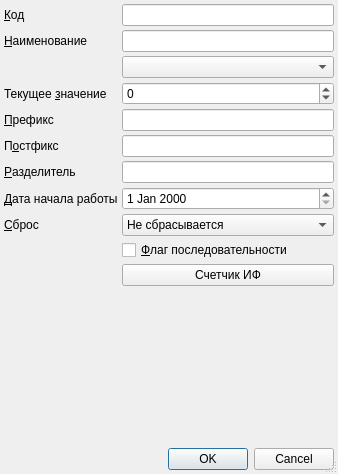
<?xml version="1.0" encoding="UTF-8"?>
<ui version="4.0">
 <class>RBCounterEditor</class>
 <widget class="QDialog" name="RBCounterEditor">
  <property name="geometry">
   <rect>
    <x>0</x>
    <y>0</y>
    <width>338</width>
    <height>474</height>
   </rect>
  </property>
  <property name="sizePolicy">
   <sizepolicy hsizetype="Minimum" vsizetype="Minimum">
    <horstretch>0</horstretch>
    <verstretch>0</verstretch>
   </sizepolicy>
  </property>
  <property name="windowTitle">
   <string>Dialog</string>
  </property>
  <property name="sizeGripEnabled">
   <bool>true</bool>
  </property>
  <layout class="QGridLayout" name="gridLayout">
   <property name="margin">
    <number>4</number>
   </property>
   <property name="spacing">
    <number>4</number>
   </property>
   <item row="15" column="0" colspan="2">
    <widget class="QDialogButtonBox" name="buttonBox">
     <property name="orientation">
      <enum>Qt::Horizontal</enum>
     </property>
     <property name="standardButtons">
      <set>QDialogButtonBox::Cancel|QDialogButtonBox::Ok</set>
     </property>
    </widget>
   </item>
   <item row="0" column="0">
    <widget class="QLabel" name="lblCode">
     <property name="text">
      <string>&amp;Код</string>
     </property>
     <property name="buddy">
      <cstring>edtCode</cstring>
     </property>
    </widget>
   </item>
   <item row="0" column="1">
    <widget class="QLineEdit" name="edtCode"/>
   </item>
   <item row="2" column="0">
    <widget class="QLabel" name="lblName">
     <property name="text">
      <string>&amp;Наименование</string>
     </property>
     <property name="buddy">
      <cstring>edtName</cstring>
     </property>
    </widget>
   </item>
   <item row="2" column="1">
    <widget class="QLineEdit" name="edtName"/>
   </item>
   <item row="5" column="0">
    <widget class="QLabel" name="lblValue">
     <property name="text">
      <string>Текущее &amp;значение</string>
     </property>
     <property name="buddy">
      <cstring>edtValue</cstring>
     </property>
    </widget>
   </item>
   <item row="5" column="1">
    <widget class="CBigIntSpinBox" name="edtValue">
     <property name="minimum">
      <number>-2147483647</number>
     </property>
     <property name="maximum">
      <number>2147483647</number>
     </property>
    </widget>
   </item>
   <item row="6" column="0">
    <widget class="QLabel" name="lblPrefix">
     <property name="text">
      <string>&amp;Префикс</string>
     </property>
     <property name="buddy">
      <cstring>edtPrefix</cstring>
     </property>
    </widget>
   </item>
   <item row="6" column="1">
    <widget class="QLineEdit" name="edtPrefix">
     <property name="toolTip">
      <string>&lt;html&gt;&lt;head/&gt;&lt;body&gt;&lt;p&gt;Разделенные через точку с запятой блоки данных (без кавычек): &lt;/p&gt;&lt;ul style=&quot;margin-top: 0px; margin-bottom: 0px; margin-left: 0px; margin-right: 0px; -qt-list-indent: 1;&quot;&gt;&lt;li style=&quot; margin-top:12px; margin-bottom:0px; margin-left:0px; margin-right:0px; -qt-block-indent:0; text-indent:0px;&quot;&gt;&amp;quot;&lt;span style=&quot; font-weight:600;&quot;&gt;date(&lt;/span&gt;&lt;span style=&quot; font-style:italic;&quot;&gt;&amp;lt;формат_даты&amp;gt;&lt;/span&gt;&lt;span style=&quot; font-weight:600;&quot;&gt;)&lt;/span&gt;&amp;quot; - текущая дата (на момент формирования имени) в указанном формате &lt;/li&gt;&lt;ul type=&quot;circle&quot; style=&quot;margin-top: 0px; margin-bottom: 0px; margin-left: 0px; margin-right: 0px; -qt-list-indent: 2;&quot;&gt;&lt;li style=&quot; margin-top:0px; margin-bottom:0px; margin-left:0px; margin-right:0px; -qt-block-indent:0; text-indent:0px;&quot;&gt;&amp;quot;&lt;span style=&quot; font-style:italic;&quot;&gt;D&lt;/span&gt;&amp;quot; или &amp;quot;&lt;span style=&quot; font-style:italic;&quot;&gt;d&lt;/span&gt;&amp;quot; - обозначение дня без предшествующего нуля (&lt;span style=&quot; font-style:italic;&quot;&gt;1-31&lt;/span&gt;). &lt;/li&gt;&lt;li style=&quot; margin-top:0px; margin-bottom:0px; margin-left:0px; margin-right:0px; -qt-block-indent:0; text-indent:0px;&quot;&gt;&amp;quot;&lt;span style=&quot; font-style:italic;&quot;&gt;DD&lt;/span&gt;&amp;quot; или &amp;quot;&lt;span style=&quot; font-style:italic;&quot;&gt;dd&lt;/span&gt;&amp;quot; - обозначение дня с предшествующим нулем (&lt;span style=&quot; font-style:italic;&quot;&gt;01-31&lt;/span&gt;). &lt;/li&gt;&lt;li style=&quot; margin-top:0px; margin-bottom:0px; margin-left:0px; margin-right:0px; -qt-block-indent:0; text-indent:0px;&quot;&gt;&amp;quot;&lt;span style=&quot; font-style:italic;&quot;&gt;DDD&lt;/span&gt;&amp;quot; или &amp;quot;&lt;span style=&quot; font-style:italic;&quot;&gt;ddd&lt;/span&gt;&amp;quot; - обозначение дня в виде сокращенного наименования недели в соотв. с локалью системы(&lt;span style=&quot; font-style:italic;&quot;&gt;Mon-Su&lt;/span&gt;n). &lt;/li&gt;&lt;li style=&quot; margin-top:0px; margin-bottom:0px; margin-left:0px; margin-right:0px; -qt-block-indent:0; text-indent:0px;&quot;&gt;&amp;quot;&lt;span style=&quot; font-style:italic;&quot;&gt;DDDD&lt;/span&gt;&amp;quot; или &amp;quot;&lt;span style=&quot; font-style:italic;&quot;&gt;dddd&lt;/span&gt;&amp;quot; - обозначение дня в виде полного наименования недели в соотв. с локалью системы (&lt;span style=&quot; font-style:italic;&quot;&gt;Monday-Sunday&lt;/span&gt;). &lt;/li&gt;&lt;li style=&quot; margin-top:0px; margin-bottom:0px; margin-left:0px; margin-right:0px; -qt-block-indent:0; text-indent:0px;&quot;&gt;&amp;quot;&lt;span style=&quot; font-style:italic;&quot;&gt;M&lt;/span&gt;&amp;quot; или &amp;quot;&lt;span style=&quot; font-style:italic;&quot;&gt;m&lt;/span&gt;&amp;quot; - обозначение месяца без предшествующего нуля (&lt;span style=&quot; font-style:italic;&quot;&gt;1-12&lt;/span&gt;). &lt;/li&gt;&lt;li style=&quot; margin-top:0px; margin-bottom:0px; margin-left:0px; margin-right:0px; -qt-block-indent:0; text-indent:0px;&quot;&gt;&amp;quot;&lt;span style=&quot; font-style:italic;&quot;&gt;MM&lt;/span&gt;&amp;quot; или &amp;quot;&lt;span style=&quot; font-style:italic;&quot;&gt;mm&lt;/span&gt;&amp;quot; - обозначение месяца с предшествующим нулем (&lt;span style=&quot; font-style:italic;&quot;&gt;01-12&lt;/span&gt;). &lt;/li&gt;&lt;li style=&quot; margin-top:0px; margin-bottom:0px; margin-left:0px; margin-right:0px; -qt-block-indent:0; text-indent:0px;&quot;&gt;&amp;quot;&lt;span style=&quot; font-style:italic;&quot;&gt;MMM&lt;/span&gt;&amp;quot; или &amp;quot;&lt;span style=&quot; font-style:italic;&quot;&gt;mmm&lt;/span&gt;&amp;quot; - обозначение месяца в виде сокращенного имени в соотв. с локалью системы(&lt;span style=&quot; font-style:italic;&quot;&gt;Jan-Dec&lt;/span&gt;). &lt;/li&gt;&lt;li style=&quot; margin-top:0px; margin-bottom:0px; margin-left:0px; margin-right:0px; -qt-block-indent:0; text-indent:0px;&quot;&gt;&amp;quot;&lt;span style=&quot; font-style:italic;&quot;&gt;MMMM&lt;/span&gt;&amp;quot; или &amp;quot;&lt;span style=&quot; font-style:italic;&quot;&gt;mmmm&lt;/span&gt;&amp;quot; - обозначение месяца в виде полного имени в соотв. с локалью системы (&lt;span style=&quot; font-style:italic;&quot;&gt;January-December&lt;/span&gt;). &lt;/li&gt;&lt;li style=&quot; margin-top:0px; margin-bottom:0px; margin-left:0px; margin-right:0px; -qt-block-indent:0; text-indent:0px;&quot;&gt;&amp;quot;&lt;span style=&quot; font-style:italic;&quot;&gt;YY&lt;/span&gt;&amp;quot; или &amp;quot;&lt;span style=&quot; font-style:italic;&quot;&gt;yy&lt;/span&gt;&amp;quot; - обозначение года в двухзначном формате(&lt;span style=&quot; font-style:italic;&quot;&gt;00-99&lt;/span&gt;). &lt;/li&gt;&lt;li style=&quot; margin-top:0px; margin-bottom:0px; margin-left:0px; margin-right:0px; -qt-block-indent:0; text-indent:0px;&quot;&gt;&amp;quot;&lt;span style=&quot; font-style:italic;&quot;&gt;YYYY&lt;/span&gt;&amp;quot; или &amp;quot;&lt;span style=&quot; font-style:italic;&quot;&gt;yyyy&lt;/span&gt;&amp;quot; - обозначение года в четырехзначном формате(&lt;span style=&quot; font-style:italic;&quot;&gt;0000-9999&lt;/span&gt;). &lt;/li&gt;&lt;/ul&gt;&lt;li style=&quot; margin-top:0px; margin-bottom:0px; margin-left:0px; margin-right:0px; -qt-block-indent:0; text-indent:0px;&quot;&gt;&amp;quot;&lt;span style=&quot; font-weight:600;&quot;&gt;id(&lt;/span&gt;&lt;span style=&quot; font-style:italic;&quot;&gt;&amp;lt;код_внешней_системы&amp;gt;&lt;/span&gt;&lt;span style=&quot; font-weight:600;&quot;&gt;)&lt;/span&gt;&amp;quot; - Идентификатор пациента (ClientIdentification.identifier) в системе с кодом &lt;span style=&quot; font-style:italic;&quot;&gt;&amp;lt;код_внешней_системы&amp;gt;&lt;/span&gt; (rbAccountingSystem.code). &lt;/li&gt;&lt;li style=&quot; margin-top:0px; margin-bottom:12px; margin-left:0px; margin-right:0px; -qt-block-indent:0; text-indent:0px;&quot;&gt;&amp;quot;&lt;span style=&quot; font-weight:600;&quot;&gt;str(&lt;/span&gt;&lt;span style=&quot; font-style:italic;&quot;&gt;&amp;lt;произвольная_постоянная_строка&amp;gt;&lt;/span&gt;&lt;span style=&quot; font-weight:600;&quot;&gt;)&lt;/span&gt;&amp;quot; - постоянная произвольная строка.&lt;/li&gt;&lt;/ul&gt;&lt;p&gt;Пример: prefix = &amp;quot;&lt;span style=&quot; font-weight:600; font-style:italic;&quot;&gt;date(dd.MM.yyyy);str(__);id(test)&lt;/span&gt;&amp;quot;&lt;/p&gt;&lt;/body&gt;&lt;/html&gt;</string>
     </property>
    </widget>
   </item>
   <item row="8" column="0">
    <widget class="QLabel" name="lblSeparator">
     <property name="text">
      <string>&amp;Разделитель</string>
     </property>
     <property name="buddy">
      <cstring>edtSeparator</cstring>
     </property>
    </widget>
   </item>
   <item row="8" column="1">
    <widget class="QLineEdit" name="edtSeparator"/>
   </item>
   <item row="9" column="0">
    <widget class="QLabel" name="lblStartDate">
     <property name="text">
      <string>&amp;Дата начала работы</string>
     </property>
     <property name="buddy">
      <cstring>edtStartDate</cstring>
     </property>
    </widget>
   </item>
   <item row="9" column="1">
    <widget class="CDateEdit" name="edtStartDate"/>
   </item>
   <item row="10" column="0">
    <widget class="QLabel" name="lblReset">
     <property name="text">
      <string>&amp;Сброс</string>
     </property>
     <property name="buddy">
      <cstring>cmbReset</cstring>
     </property>
    </widget>
   </item>
   <item row="10" column="1">
    <widget class="QComboBox" name="cmbReset">
     <item>
      <property name="text">
       <string>Не сбрасывается</string>
      </property>
     </item>
     <item>
      <property name="text">
       <string>Через сутки</string>
      </property>
     </item>
     <item>
      <property name="text">
       <string>Через неделю</string>
      </property>
     </item>
     <item>
      <property name="text">
       <string>Через месяц</string>
      </property>
     </item>
     <item>
      <property name="text">
       <string>Через квартал</string>
      </property>
     </item>
     <item>
      <property name="text">
       <string>Через полугодие</string>
      </property>
     </item>
     <item>
      <property name="text">
       <string>Через год</string>
      </property>
     </item>
    </widget>
   </item>
   <item row="11" column="1">
    <widget class="QCheckBox" name="chkSequenceFlag">
     <property name="text">
      <string>&amp;Флаг последовательности</string>
     </property>
    </widget>
   </item>
   <item row="7" column="0">
    <widget class="QLabel" name="lblPostfix">
     <property name="text">
      <string>П&amp;остфикс</string>
     </property>
     <property name="buddy">
      <cstring>edtPostfix</cstring>
     </property>
    </widget>
   </item>
   <item row="7" column="1">
    <widget class="QLineEdit" name="edtPostfix">
     <property name="toolTip">
      <string>&lt;html&gt;&lt;head/&gt;&lt;body&gt;&lt;p&gt;Разделенные через точку с запятой блоки данных (без кавычек): &lt;/p&gt;&lt;ul style=&quot;margin-top: 0px; margin-bottom: 0px; margin-left: 0px; margin-right: 0px; -qt-list-indent: 1;&quot;&gt;&lt;li style=&quot; margin-top:12px; margin-bottom:0px; margin-left:0px; margin-right:0px; -qt-block-indent:0; text-indent:0px;&quot;&gt;&amp;quot;&lt;span style=&quot; font-weight:600;&quot;&gt;date(&lt;/span&gt;&lt;span style=&quot; font-style:italic;&quot;&gt;&amp;lt;формат_даты&amp;gt;&lt;/span&gt;&lt;span style=&quot; font-weight:600;&quot;&gt;)&lt;/span&gt;&amp;quot; - текущая дата (на момент формирования имени) в указанном формате &lt;/li&gt;&lt;ul type=&quot;circle&quot; style=&quot;margin-top: 0px; margin-bottom: 0px; margin-left: 0px; margin-right: 0px; -qt-list-indent: 2;&quot;&gt;&lt;li style=&quot; margin-top:0px; margin-bottom:0px; margin-left:0px; margin-right:0px; -qt-block-indent:0; text-indent:0px;&quot;&gt;&amp;quot;&lt;span style=&quot; font-style:italic;&quot;&gt;D&lt;/span&gt;&amp;quot; или &amp;quot;&lt;span style=&quot; font-style:italic;&quot;&gt;d&lt;/span&gt;&amp;quot; - обозначение дня без предшествующего нуля (&lt;span style=&quot; font-style:italic;&quot;&gt;1-31&lt;/span&gt;). &lt;/li&gt;&lt;li style=&quot; margin-top:0px; margin-bottom:0px; margin-left:0px; margin-right:0px; -qt-block-indent:0; text-indent:0px;&quot;&gt;&amp;quot;&lt;span style=&quot; font-style:italic;&quot;&gt;DD&lt;/span&gt;&amp;quot; или &amp;quot;&lt;span style=&quot; font-style:italic;&quot;&gt;dd&lt;/span&gt;&amp;quot; - обозначение дня с предшествующим нулем (&lt;span style=&quot; font-style:italic;&quot;&gt;01-31&lt;/span&gt;). &lt;/li&gt;&lt;li style=&quot; margin-top:0px; margin-bottom:0px; margin-left:0px; margin-right:0px; -qt-block-indent:0; text-indent:0px;&quot;&gt;&amp;quot;&lt;span style=&quot; font-style:italic;&quot;&gt;DDD&lt;/span&gt;&amp;quot; или &amp;quot;&lt;span style=&quot; font-style:italic;&quot;&gt;ddd&lt;/span&gt;&amp;quot; - обозначение дня в виде сокращенного наименования недели в соотв. с локалью системы(&lt;span style=&quot; font-style:italic;&quot;&gt;Mon-Su&lt;/span&gt;n). &lt;/li&gt;&lt;li style=&quot; margin-top:0px; margin-bottom:0px; margin-left:0px; margin-right:0px; -qt-block-indent:0; text-indent:0px;&quot;&gt;&amp;quot;&lt;span style=&quot; font-style:italic;&quot;&gt;DDDD&lt;/span&gt;&amp;quot; или &amp;quot;&lt;span style=&quot; font-style:italic;&quot;&gt;dddd&lt;/span&gt;&amp;quot; - обозначение дня в виде полного наименования недели в соотв. с локалью системы (&lt;span style=&quot; font-style:italic;&quot;&gt;Monday-Sunday&lt;/span&gt;). &lt;/li&gt;&lt;li style=&quot; margin-top:0px; margin-bottom:0px; margin-left:0px; margin-right:0px; -qt-block-indent:0; text-indent:0px;&quot;&gt;&amp;quot;&lt;span style=&quot; font-style:italic;&quot;&gt;M&lt;/span&gt;&amp;quot; или &amp;quot;&lt;span style=&quot; font-style:italic;&quot;&gt;m&lt;/span&gt;&amp;quot; - обозначение месяца без предшествующего нуля (&lt;span style=&quot; font-style:italic;&quot;&gt;1-12&lt;/span&gt;). &lt;/li&gt;&lt;li style=&quot; margin-top:0px; margin-bottom:0px; margin-left:0px; margin-right:0px; -qt-block-indent:0; text-indent:0px;&quot;&gt;&amp;quot;&lt;span style=&quot; font-style:italic;&quot;&gt;MM&lt;/span&gt;&amp;quot; или &amp;quot;&lt;span style=&quot; font-style:italic;&quot;&gt;mm&lt;/span&gt;&amp;quot; - обозначение месяца с предшествующим нулем (&lt;span style=&quot; font-style:italic;&quot;&gt;01-12&lt;/span&gt;). &lt;/li&gt;&lt;li style=&quot; margin-top:0px; margin-bottom:0px; margin-left:0px; margin-right:0px; -qt-block-indent:0; text-indent:0px;&quot;&gt;&amp;quot;&lt;span style=&quot; font-style:italic;&quot;&gt;MMM&lt;/span&gt;&amp;quot; или &amp;quot;&lt;span style=&quot; font-style:italic;&quot;&gt;mmm&lt;/span&gt;&amp;quot; - обозначение месяца в виде сокращенного имени в соотв. с локалью системы(&lt;span style=&quot; font-style:italic;&quot;&gt;Jan-Dec&lt;/span&gt;). &lt;/li&gt;&lt;li style=&quot; margin-top:0px; margin-bottom:0px; margin-left:0px; margin-right:0px; -qt-block-indent:0; text-indent:0px;&quot;&gt;&amp;quot;&lt;span style=&quot; font-style:italic;&quot;&gt;MMMM&lt;/span&gt;&amp;quot; или &amp;quot;&lt;span style=&quot; font-style:italic;&quot;&gt;mmmm&lt;/span&gt;&amp;quot; - обозначение месяца в виде полного имени в соотв. с локалью системы (&lt;span style=&quot; font-style:italic;&quot;&gt;January-December&lt;/span&gt;). &lt;/li&gt;&lt;li style=&quot; margin-top:0px; margin-bottom:0px; margin-left:0px; margin-right:0px; -qt-block-indent:0; text-indent:0px;&quot;&gt;&amp;quot;&lt;span style=&quot; font-style:italic;&quot;&gt;YY&lt;/span&gt;&amp;quot; или &amp;quot;&lt;span style=&quot; font-style:italic;&quot;&gt;yy&lt;/span&gt;&amp;quot; - обозначение года в двухзначном формате(&lt;span style=&quot; font-style:italic;&quot;&gt;00-99&lt;/span&gt;). &lt;/li&gt;&lt;li style=&quot; margin-top:0px; margin-bottom:0px; margin-left:0px; margin-right:0px; -qt-block-indent:0; text-indent:0px;&quot;&gt;&amp;quot;&lt;span style=&quot; font-style:italic;&quot;&gt;YYYY&lt;/span&gt;&amp;quot; или &amp;quot;&lt;span style=&quot; font-style:italic;&quot;&gt;yyyy&lt;/span&gt;&amp;quot; - обозначение года в четырехзначном формате(&lt;span style=&quot; font-style:italic;&quot;&gt;0000-9999&lt;/span&gt;). &lt;/li&gt;&lt;/ul&gt;&lt;li style=&quot; margin-top:0px; margin-bottom:0px; margin-left:0px; margin-right:0px; -qt-block-indent:0; text-indent:0px;&quot;&gt;&amp;quot;&lt;span style=&quot; font-weight:600;&quot;&gt;id(&lt;/span&gt;&lt;span style=&quot; font-style:italic;&quot;&gt;&amp;lt;код_внешней_системы&amp;gt;&lt;/span&gt;&lt;span style=&quot; font-weight:600;&quot;&gt;)&lt;/span&gt;&amp;quot; - Идентификатор пациента (ClientIdentification.identifier) в системе с кодом &lt;span style=&quot; font-style:italic;&quot;&gt;&amp;lt;код_внешней_системы&amp;gt;&lt;/span&gt; (rbAccountingSystem.code). &lt;/li&gt;&lt;li style=&quot; margin-top:0px; margin-bottom:12px; margin-left:0px; margin-right:0px; -qt-block-indent:0; text-indent:0px;&quot;&gt;&amp;quot;&lt;span style=&quot; font-weight:600;&quot;&gt;str(&lt;/span&gt;&lt;span style=&quot; font-style:italic;&quot;&gt;&amp;lt;произвольная_постоянная_строка&amp;gt;&lt;/span&gt;&lt;span style=&quot; font-weight:600;&quot;&gt;)&lt;/span&gt;&amp;quot; - постоянная произвольная строка.&lt;/li&gt;&lt;/ul&gt;&lt;p&gt;Пример: prefix = &amp;quot;&lt;span style=&quot; font-weight:600; font-style:italic;&quot;&gt;date(dd.MM.yyyy);str(__);id(test)&lt;/span&gt;&amp;quot;&lt;/p&gt;&lt;/body&gt;&lt;/html&gt;</string>
     </property>
    </widget>
   </item>
   <item row="13" column="0">
    <spacer name="verticalSpacer">
     <property name="orientation">
      <enum>Qt::Vertical</enum>
     </property>
     <property name="sizeHint" stdset="0">
      <size>
       <width>20</width>
       <height>40</height>
      </size>
     </property>
    </spacer>
   </item>
   <item row="12" column="1">
    <widget class="QPushButton" name="btnAddOrgCounter">
     <property name="toolTip">
      <string>&lt;html&gt;&lt;head/&gt;&lt;body&gt;&lt;p&gt;Установить текущий счетчик для источника финансирования.&lt;/p&gt;&lt;p&gt;Счетчик используется для организации сквозной нумерации счетов.&lt;/p&gt;&lt;/body&gt;&lt;/html&gt;</string>
     </property>
     <property name="statusTip">
      <string>рпа</string>
     </property>
     <property name="whatsThis">
      <string/>
     </property>
     <property name="text">
      <string>Счетчик ИФ</string>
     </property>
     <property name="checkable">
      <bool>true</bool>
     </property>
    </widget>
   </item>
   <item row="3" column="1">
    <widget class="CRBComboBox" name="cmbCompulsoryPolisCompany">
     <property name="sizePolicy">
      <sizepolicy hsizetype="Preferred" vsizetype="Fixed">
       <horstretch>0</horstretch>
       <verstretch>0</verstretch>
      </sizepolicy>
     </property>
     <property name="sizeAdjustPolicy">
      <enum>QComboBox::AdjustToMinimumContentsLength</enum>
     </property>
    </widget>
   </item>
  </layout>
 </widget>
 <customwidgets>
  <customwidget>
   <class>CDateEdit</class>
   <extends>QDateEdit</extends>
   <header>library/DateEdit.h</header>
  </customwidget>
  <customwidget>
   <class>CRBComboBox</class>
   <extends>QComboBox</extends>
   <header>library/crbcombobox.h</header>
  </customwidget>
  <customwidget>
   <class>CBigIntSpinBox</class>
   <extends>QSpinBox</extends>
   <header>library/BigIntSpinBox.h</header>
  </customwidget>
 </customwidgets>
 <tabstops>
  <tabstop>edtCode</tabstop>
  <tabstop>edtName</tabstop>
  <tabstop>edtValue</tabstop>
  <tabstop>edtPrefix</tabstop>
  <tabstop>edtPostfix</tabstop>
  <tabstop>edtSeparator</tabstop>
  <tabstop>edtStartDate</tabstop>
  <tabstop>cmbReset</tabstop>
  <tabstop>chkSequenceFlag</tabstop>
  <tabstop>buttonBox</tabstop>
 </tabstops>
 <resources/>
 <connections>
  <connection>
   <sender>buttonBox</sender>
   <signal>accepted()</signal>
   <receiver>RBCounterEditor</receiver>
   <slot>accept()</slot>
   <hints>
    <hint type="sourcelabel">
     <x>252</x>
     <y>245</y>
    </hint>
    <hint type="destinationlabel">
     <x>157</x>
     <y>249</y>
    </hint>
   </hints>
  </connection>
  <connection>
   <sender>buttonBox</sender>
   <signal>rejected()</signal>
   <receiver>RBCounterEditor</receiver>
   <slot>reject()</slot>
   <hints>
    <hint type="sourcelabel">
     <x>294</x>
     <y>245</y>
    </hint>
    <hint type="destinationlabel">
     <x>286</x>
     <y>249</y>
    </hint>
   </hints>
  </connection>
 </connections>
</ui>
